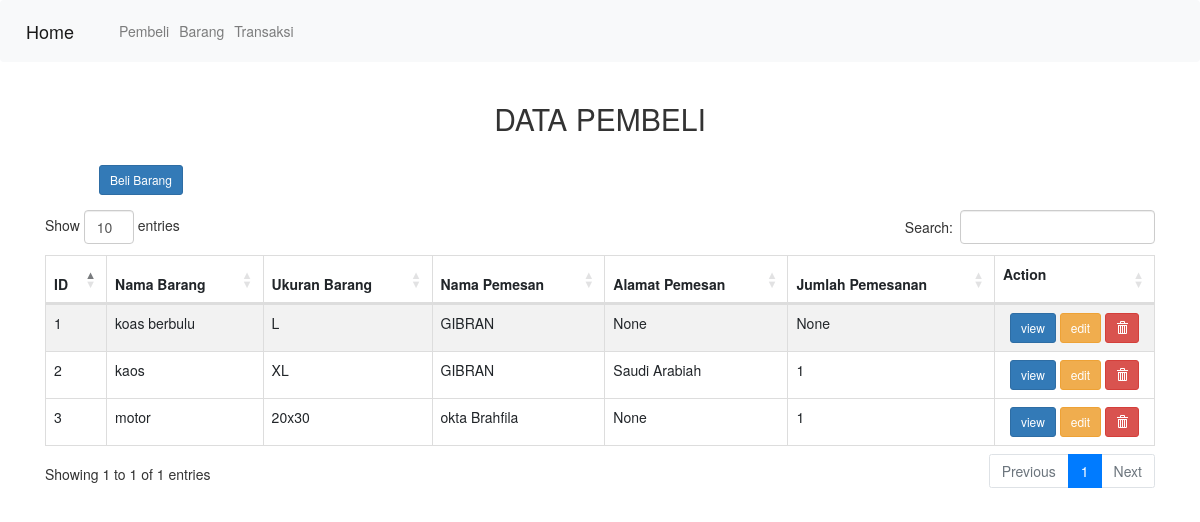
The page /pembeli/ on the database as committed earlier.
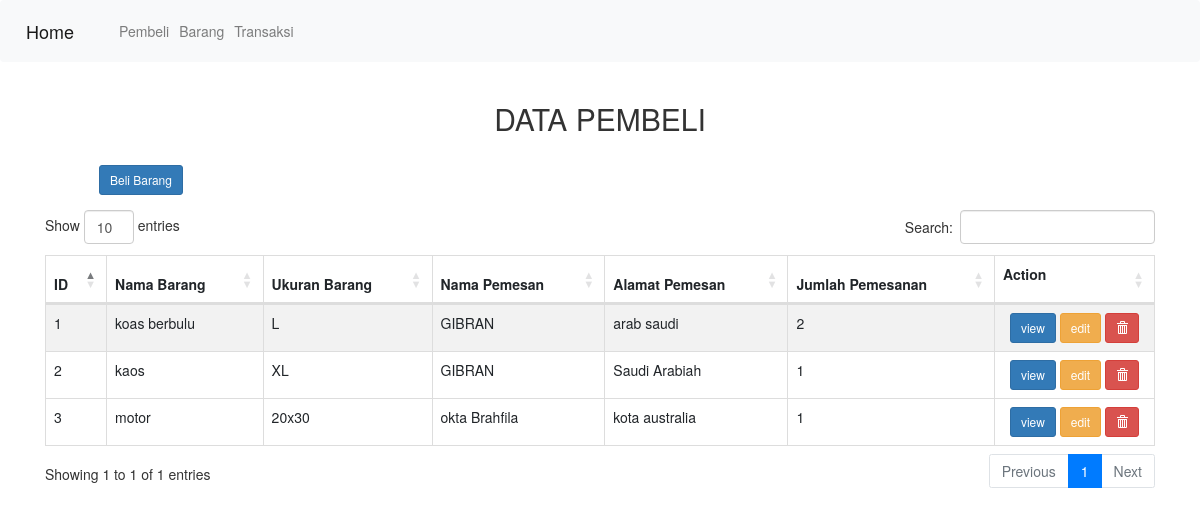
The same page on the database as committed later.
### pembeli/models.py (models this page shows)
class Online(models.Model):
    nomor_id = models.CharField(max_length =5, null=True,blank=False)
    nama_barang = models.CharField(max_length=240, null=True,blank=False)
    ukuran_barang = models.CharField(max_length=6, null=True,blank=False)
    nama_pemesan = models.CharField(max_length=100, null=True,blank=False)
    alamat_pemesan = models.CharField(max_length=100, null=True,blank=False)
    jumlah_pemesanan = models.IntegerField(null=True,blank=False)

### pembeli/views.py (the view)
# urls.py: path('',views.index),
def index(req):
    task = models.Online.objects.all()
    return render(req, 'pembeli/index.html',
    { 'data' : task,
    })

### pembeli/templates/pembeli/index.html (shortened to what this page needs)
<!DOCTYPE html>
<html>
<head>
  <link rel="stylesheet" href="https://cdn.jsdelivr.net/npm/bootstrap@4.5.3/dist/css/bootstrap.min.css"
>
  <link rel="stylesheet" type="text/css" href="https://maxcdn.bootstrapcdn.com/bootstrap/3.3.7/css/bootstrap.min.css">
  <link rel="stylesheet" type="text/css" href="https://cdn.datatables.net/1.10.16/css/dataTables.bootstrap4.min.css">
</head>
<body>
  <nav class="navbar navbar-expand-lg navbar-light bg-light">
    <a class="navbar-brand" href="/">Home</a>
    <div class="collapse navbar-collapse" id="navbarNavDropdown">
      <ul class="navbar-nav">
        <li class="nav-item">
          <a class="nav-link" href="/pembeli">Pembeli</a>
        </li>
        <li class="nav-item">
          <a class="nav-link" href="/barang">Barang</a>
        </li>
        <li class="nav-item">
            <a class="nav-link" href="/transaksi">Transaksi</a>
          </li>
      </ul>
    </div>
  </nav>
  <div class="container" style="margin-top: 20px">
    <div class="row">
      <div class="col-md-12">
        <h2 style="text-align: center;margin-bottom: 30px">DATA PEMBELI</h2>
        <table id="table_id" class="table table-striped table-bordered" cellspacing="0" width="100%">
          <a style="margin-left: 54px; margin-bottom: 15px;" class="btn btn-sm btn-primary" href="tambah/">Beli Barang</a>
          <thead>
            <tr>
              <th>ID</th>
              <th>Nama Barang</th>
              <th>Ukuran Barang</th>
              <th>Nama Pemesan</th>
              <th>Alamat Pemesan</th>
              <th>Jumlah Pemesanan</th>
              <th style="width:125px;">Action
              </th>
            </tr>
          </thead>
          <tbody>
            {% for d in data %}
            <tr>
              <td>{{d.id}}</td>
              <td>{{d.nama_barang}}</td>
              <td>{{d.ukuran_barang}}</td>
              <td>{{d.nama_pemesan}}</td>
              <td>{{d.alamat_pemesan}}</td>
              <td>{{d.jumlah_pemesanan}}</td>
              <td style="text-align: center;">
                <a class="btn btn-sm btn-primary" href="/pembeli/{{d.id}}/">view</a>
                <a class="btn btn-sm btn-warning" href="/pembeli/{{d.id}}/edit">edit</a>
                <a class="btn btn-sm btn-danger" href="/pembeli/{{d.id}}/hapus"><i
                    class="glyphicon glyphicon-trash"></i></a>
              </td>
            </tr>
          </tbody>
          {% endfor %}
        </table>
      </div>
    </div>
  </div>
</body>
</html>

Rows that differ between the two databases and show on the page:
changed Online "koas berbulu": alamat_pemesan "None" → "arab saudi"; jumlah_pemesanan "None" → "2"
changed Online "motor": alamat_pemesan "None" → "kota australia"
